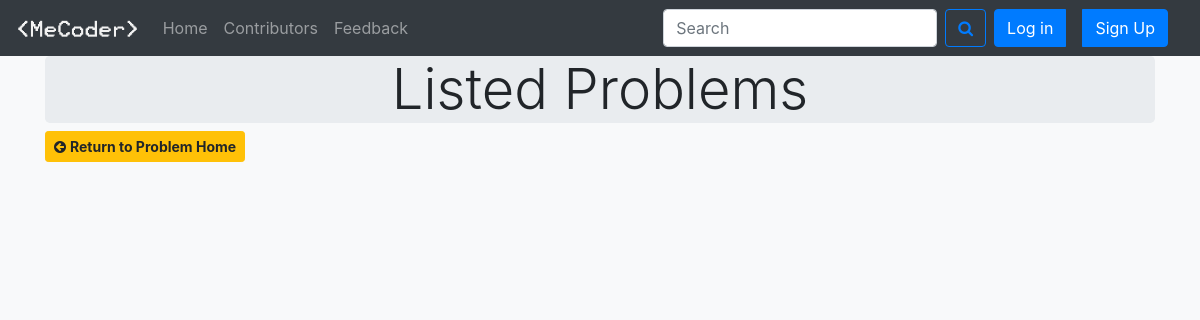
Page /problem/ on the earlier database version.
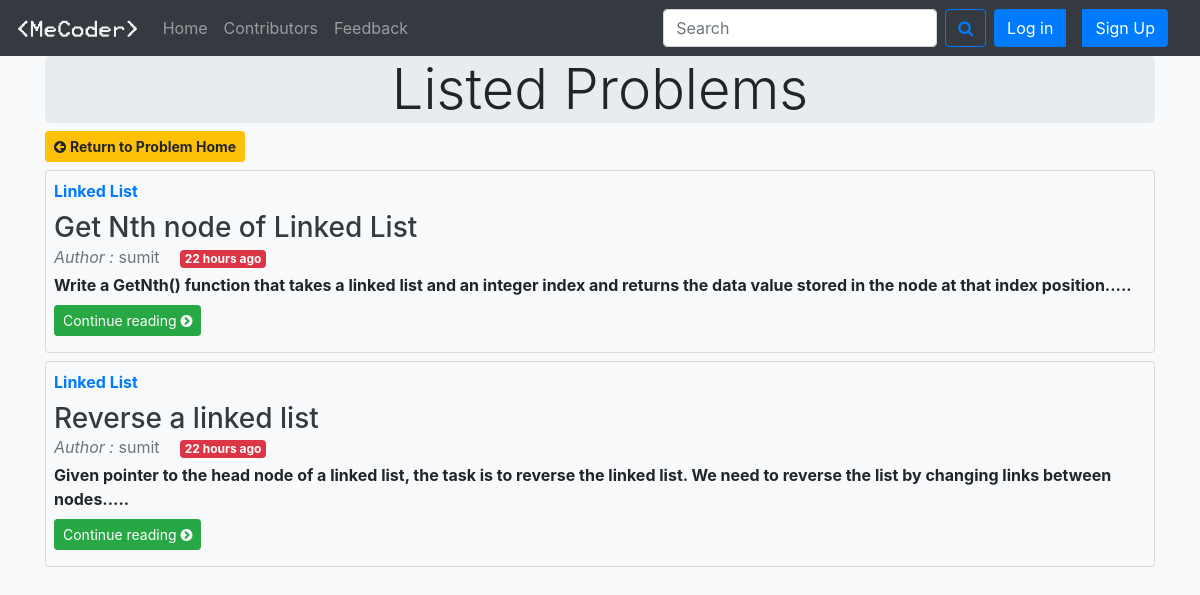
Same page on the later database version.
### problem/models.py (models this page shows, shortened)
class probobj(models.Model):
    p_id=models.AutoField(primary_key=True)
    p_user=models.ForeignKey(User,on_delete=models.CASCADE)
    p_tag=models.CharField(max_length=100,default="unnamed")
    p_name=models.CharField(max_length=100)
    p_desc=models.TextField()
    p_in=models.CharField(max_length=200,default="")
    p_out=models.CharField(max_length=200,default="")
    p_const=models.CharField(max_length=200,default="")
    p_exin=models.CharField(max_length=200,default="")
    p_exout=models.CharField(max_length=200,default="")
    p_code=models.TextField(default="")
    p_timestamp=models.DateTimeField(default=now)

### problem/views.py (the view)
# urls.py: path('',views.problemhome,name="problemhome"),
def problemhome(request):
    allprob=probobj.objects.all()
    return render(request,'problem/problemhome.html',{'allprob':reversed(allprob)})

### templates/problem/problemhome.html (shortened to what this page needs)
{% extends 'basic.html' %}
{% load humanize %}
{% block body %}
<div class="container">
<div class="jumbotron text-center">
  <h1 class="display-4">Listed Problems</h1>
  </div>
   <a href="/problem/problemtags/" class="btn btn-warning btn-sm  "><i class="fa fa-arrow-circle-left"></i> <strong>Return to Problem Home</strong></a>
{% for i in allprob %}
<div class="card p-2 my-2 bg-light">
<strong class="d-inline-block mb-2 text-primary">{{i.p_tag}}</strong>
<h3 class="mb-0"><a class="text-dark" href="#">{{i.p_name}}</a></h3>
<div class="mb-1 text-muted"><i>Author :</i> {{i.p_user.username}}  <span class="badge badge-danger mx-3">{{i.p_timestamp|naturaltime}}</span></div>
<p class="card-text mb-auto"><b>{{i.p_desc|slice:":200"}}....</b></p>
<div>
<a href="/problem/problemtags/tag/{{i.p_id}}/" class="btn btn-success btn-sm  my-2">Continue reading  <i class="fa fa-chevron-circle-right"></i></a>
</div>
</div>
{% endfor %}
</div>
{% endblock body %}

### templates/basic.html (shortened to what this page needs)
<!doctype html>
<html lang="en">
  <head>
    <link rel="stylesheet" href="https://stackpath.bootstrapcdn.com/bootstrap/4.5.0/css/bootstrap.min.css">
     <link href="https://maxcdn.bootstrapcdn.com/font-awesome/4.2.0/css/font-awesome.min.css" rel="stylesheet">
  </head>
  <body class="px-0 bg-light">
    <nav class="navbar navbar-expand-lg navbar-dark bg-dark">
  <a class="navbar-brand" href="/"><img src="/static/img/logo.png" height="25" alt="logo"></a>
  <div class="collapse navbar-collapse" id="navbarSupportedContent">
    <ul class="navbar-nav mr-auto">
      <li class="nav-item {% block currenthome %}{% endblock currenthome %}">
        <a class="nav-link" href="/">Home <span class="sr-only">(current)</span></a>
      </li>
      <li class="nav-item  {% block currentcont %}{% endblock currentcont %}">
        <a class="nav-link" href="#">Contributors</a>
      </li>
      <li class="nav-item">
        <a class="nav-link  {% block currentfeed %}{% endblock currentfeed %}" href="#">Feedback</a>
      </li>
    </ul>
    <form class="form-inline my-2 my-lg-0">
      <input class="form-control mr-sm-2" type="search" placeholder="Search" aria-label="Search">
      <button class="btn btn-outline-primary my-2 my-sm-0" type="submit"><i class="fa fa-search"></i></button>
    </form>
    {% if not user.is_authenticated %}
      <div class="btn-group mr-2" role="group" aria-label="First group">
      <button type="button" class="btn btn-primary mx-2" data-toggle="modal" data-target="#loginmodel">Log in</button>
      <button type="button" class="btn btn-primary mx-2" data-toggle="modal" data-target="#signupmodel">Sign Up</button>
     </div>
    {% endif %}
  </div>
</nav>
{% block body %}
{% endblock body %}
  </body>
</html>

Differences in the rows shown:
added probobj: p_tag "Linked List", p_name "Get Nth node of Linked List", p_user.username "sumit", p_timestamp "22 hours ago", p_desc "Write a GetNth() function that takes a linked list and an integer index and returns the data value stored in the node at that index position."
added probobj: p_tag "Linked List", p_name "Reverse a linked list", p_user.username "sumit", p_timestamp "22 hours ago", p_desc "Given pointer to the head node of a linked list, the task is to reverse the linked list. We need to reverse the list by changing links between nodes."
